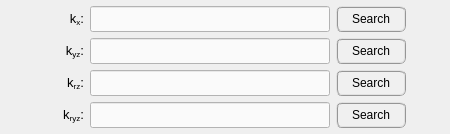
                  <widget class="QWidget" name="tab_table_values">
                   <attribute name="title">
                    <string>Table of values</string>
                   </attribute>
                   <layout class="QGridLayout" name="gridLayout_8">
                    <property name="leftMargin">
                     <number>4</number>
                    </property>
                    <property name="topMargin">
                     <number>6</number>
                    </property>
                    <property name="rightMargin">
                     <number>4</number>
                    </property>
                    <property name="bottomMargin">
                     <number>6</number>
                    </property>
                    <item row="0" column="3">
                     <widget class="QPushButton" name="pushButton_load_table_axial_stiffness">
                      <property name="enabled">
                       <bool>true</bool>
                      </property>
                      <property name="sizePolicy">
                       <sizepolicy hsizetype="Expanding" vsizetype="Fixed">
                        <horstretch>0</horstretch>
                        <verstretch>0</verstretch>
                       </sizepolicy>
                      </property>
                      <property name="minimumSize">
                       <size>
                        <width>70</width>
                        <height>26</height>
                       </size>
                      </property>
                      <property name="maximumSize">
                       <size>
                        <width>70</width>
                        <height>16777215</height>
                       </size>
                      </property>
                      <property name="styleSheet">
                       <string notr="true">QPushButton{border-radius: 6px; border-color: rgb(150, 150, 150); border-style: ridge; border-width: 2px; color: rgb(0, 0, 0); background-color: rgb(240, 240, 240)}
QPushButton:hover{border-radius: 6px; border-color: rgb(0, 170, 255); border-style: ridge; border-width: 2px; color: rgb(0, 0, 0); background-color: rgba(174, 213, 255, 100)}
QPushButton:pressed{border-radius: 6px; border-color: rgb(0, 170, 255); border-style: ridge; border-width: 2px; color: rgb(0, 0, 0); background-color: rgb(174, 213, 255)}
QPushButton:disabled{border-radius: 6px; border-color: rgb(150, 150, 150); border-style: ridge; border-width: 0px; color: rgb(150,150, 150); background-color: rgb(220, 220, 220)}</string>
                      </property>
                      <property name="text">
                       <string>Search</string>
                      </property>
                     </widget>
                    </item>
                    <item row="0" column="2">
                     <widget class="QLineEdit" name="lineEdit_path_table_axial_stiffness">
                      <property name="enabled">
                       <bool>true</bool>
                      </property>
                      <property name="minimumSize">
                       <size>
                        <width>240</width>
                        <height>26</height>
                       </size>
                      </property>
                      <property name="maximumSize">
                       <size>
                        <width>250</width>
                        <height>26</height>
                       </size>
                      </property>
                      <property name="sizeIncrement">
                       <size>
                        <width>0</width>
                        <height>0</height>
                       </size>
                      </property>
                      <property name="font">
                       <font>
                        <pointsize>9</pointsize>
                       </font>
                      </property>
                      <property name="styleSheet">
                       <string notr="true">QLineEdit{color: rgb(0, 0, 0); background-color: rgb(250, 250, 250)}
QLineEdit:disabled{color: rgb(100, 100, 100); background-color: rgb(240, 240, 240)}</string>
                      </property>
                      <property name="alignment">
                       <set>Qt::AlignCenter</set>
                      </property>
                     </widget>
                    </item>
                    <item row="1" column="2">
                     <widget class="QLineEdit" name="lineEdit_path_table_transversal_stiffness">
                      <property name="enabled">
                       <bool>true</bool>
                      </property>
                      <property name="minimumSize">
                       <size>
                        <width>240</width>
                        <height>26</height>
                       </size>
                      </property>
                      <property name="maximumSize">
                       <size>
                        <width>250</width>
                        <height>26</height>
                       </size>
                      </property>
                      <property name="sizeIncrement">
                       <size>
                        <width>0</width>
                        <height>0</height>
                       </size>
                      </property>
                      <property name="font">
                       <font>
                        <pointsize>9</pointsize>
                       </font>
                      </property>
                      <property name="styleSheet">
                       <string notr="true">QLineEdit{color: rgb(0, 0, 0); background-color: rgb(250, 250, 250)}
QLineEdit:disabled{color: rgb(100, 100, 100); background-color: rgb(240, 240, 240)}</string>
                      </property>
                      <property name="alignment">
                       <set>Qt::AlignCenter</set>
                      </property>
                     </widget>
                    </item>
                    <item row="0" column="4">
                     <spacer name="horizontalSpacer_4">
                      <property name="orientation">
                       <enum>Qt::Horizontal</enum>
                      </property>
                      <property name="sizeHint" stdset="0">
                       <size>
                        <width>40</width>
                        <height>20</height>
                       </size>
                      </property>
                     </spacer>
                    </item>
                    <item row="0" column="0">
                     <spacer name="horizontalSpacer_3">
                      <property name="orientation">
                       <enum>Qt::Horizontal</enum>
                      </property>
                      <property name="sizeHint" stdset="0">
                       <size>
                        <width>40</width>
                        <height>20</height>
                       </size>
                      </property>
                     </spacer>
                    </item>
                    <item row="2" column="3">
                     <widget class="QPushButton" name="pushButton_load_table_torsional_stiffness">
                      <property name="enabled">
                       <bool>true</bool>
                      </property>
                      <property name="sizePolicy">
                       <sizepolicy hsizetype="Expanding" vsizetype="Fixed">
                        <horstretch>0</horstretch>
                        <verstretch>0</verstretch>
                       </sizepolicy>
                      </property>
                      <property name="minimumSize">
                       <size>
                        <width>70</width>
                        <height>26</height>
                       </size>
                      </property>
                      <property name="maximumSize">
                       <size>
                        <width>70</width>
                        <height>16777215</height>
                       </size>
                      </property>
                      <property name="styleSheet">
                       <string notr="true">QPushButton{border-radius: 6px; border-color: rgb(150, 150, 150); border-style: ridge; border-width: 2px; color: rgb(0, 0, 0); background-color: rgb(240, 240, 240)}
QPushButton:hover{border-radius: 6px; border-color: rgb(0, 170, 255); border-style: ridge; border-width: 2px; color: rgb(0, 0, 0); background-color: rgba(174, 213, 255, 100)}
QPushButton:pressed{border-radius: 6px; border-color: rgb(0, 170, 255); border-style: ridge; border-width: 2px; color: rgb(0, 0, 0); background-color: rgb(174, 213, 255)}
QPushButton:disabled{border-radius: 6px; border-color: rgb(150, 150, 150); border-style: ridge; border-width: 0px; color: rgb(150,150, 150); background-color: rgb(220, 220, 220)}</string>
                      </property>
                      <property name="text">
                       <string>Search</string>
                      </property>
                     </widget>
                    </item>
                    <item row="3" column="2">
                     <widget class="QLineEdit" name="lineEdit_path_table_angular_stiffness">
                      <property name="enabled">
                       <bool>true</bool>
                      </property>
                      <property name="minimumSize">
                       <size>
                        <width>240</width>
                        <height>26</height>
                       </size>
                      </property>
                      <property name="maximumSize">
                       <size>
                        <width>250</width>
                        <height>26</height>
                       </size>
                      </property>
                      <property name="sizeIncrement">
                       <size>
                        <width>0</width>
                        <height>0</height>
                       </size>
                      </property>
                      <property name="font">
                       <font>
                        <pointsize>9</pointsize>
                       </font>
                      </property>
                      <property name="styleSheet">
                       <string notr="true">QLineEdit{color: rgb(0, 0, 0); background-color: rgb(250, 250, 250)}
QLineEdit:disabled{color: rgb(100, 100, 100); background-color: rgb(240, 240, 240)}</string>
                      </property>
                      <property name="alignment">
                       <set>Qt::AlignCenter</set>
                      </property>
                     </widget>
                    </item>
                    <item row="2" column="2">
                     <widget class="QLineEdit" name="lineEdit_path_table_torsional_stiffness">
                      <property name="enabled">
                       <bool>true</bool>
                      </property>
                      <property name="minimumSize">
                       <size>
                        <width>240</width>
                        <height>26</height>
                       </size>
                      </property>
                      <property name="maximumSize">
                       <size>
                        <width>250</width>
                        <height>26</height>
                       </size>
                      </property>
                      <property name="sizeIncrement">
                       <size>
                        <width>0</width>
                        <height>0</height>
                       </size>
                      </property>
                      <property name="font">
                       <font>
                        <pointsize>9</pointsize>
                       </font>
                      </property>
                      <property name="styleSheet">
                       <string notr="true">QLineEdit{color: rgb(0, 0, 0); background-color: rgb(250, 250, 250)}
QLineEdit:disabled{color: rgb(100, 100, 100); background-color: rgb(240, 240, 240)}</string>
                      </property>
                      <property name="alignment">
                       <set>Qt::AlignCenter</set>
                      </property>
                     </widget>
                    </item>
                    <item row="3" column="3">
                     <widget class="QPushButton" name="pushButton_load_table_angular_stiffness">
                      <property name="enabled">
                       <bool>true</bool>
                      </property>
                      <property name="sizePolicy">
                       <sizepolicy hsizetype="Expanding" vsizetype="Fixed">
                        <horstretch>0</horstretch>
                        <verstretch>0</verstretch>
                       </sizepolicy>
                      </property>
                      <property name="minimumSize">
                       <size>
                        <width>70</width>
                        <height>26</height>
                       </size>
                      </property>
                      <property name="maximumSize">
                       <size>
                        <width>70</width>
                        <height>16777215</height>
                       </size>
                      </property>
                      <property name="styleSheet">
                       <string notr="true">QPushButton{border-radius: 6px; border-color: rgb(150, 150, 150); border-style: ridge; border-width: 2px; color: rgb(0, 0, 0); background-color: rgb(240, 240, 240)}
QPushButton:hover{border-radius: 6px; border-color: rgb(0, 170, 255); border-style: ridge; border-width: 2px; color: rgb(0, 0, 0); background-color: rgba(174, 213, 255, 100)}
QPushButton:pressed{border-radius: 6px; border-color: rgb(0, 170, 255); border-style: ridge; border-width: 2px; color: rgb(0, 0, 0); background-color: rgb(174, 213, 255)}
QPushButton:disabled{border-radius: 6px; border-color: rgb(150, 150, 150); border-style: ridge; border-width: 0px; color: rgb(150,150, 150); background-color: rgb(220, 220, 220)}</string>
                      </property>
                      <property name="text">
                       <string>Search</string>
                      </property>
                     </widget>
                    </item>
                    <item row="0" column="1">
                     <widget class="QLabel" name="label_100">
                      <property name="enabled">
                       <bool>true</bool>
                      </property>
                      <property name="minimumSize">
                       <size>
                        <width>40</width>
                        <height>26</height>
                       </size>
                      </property>
                      <property name="maximumSize">
                       <size>
                        <width>40</width>
                        <height>26</height>
                       </size>
                      </property>
                      <property name="font">
                       <font>
                        <pointsize>10</pointsize>
                       </font>
                      </property>
                      <property name="mouseTracking">
                       <bool>true</bool>
                      </property>
                      <property name="text">
                       <string>&lt;html&gt;&lt;head/&gt;&lt;body&gt;&lt;p align=&quot;right&quot;&gt;&lt;span style=&quot; font-weight:400; font-style:normal;&quot;&gt;k&lt;/span&gt;&lt;span style=&quot; font-weight:400; font-style:normal; vertical-align:sub;&quot;&gt;x&lt;/span&gt;&lt;span style=&quot; font-weight:400; font-style:normal;&quot;&gt;:&lt;/span&gt;&lt;/p&gt;&lt;/body&gt;&lt;/html&gt;</string>
                      </property>
                      <property name="alignment">
                       <set>Qt::AlignCenter</set>
                      </property>
                     </widget>
                    </item>
                    <item row="1" column="3">
                     <widget class="QPushButton" name="pushButton_load_table_transversal_stiffness">
                      <property name="enabled">
                       <bool>true</bool>
                      </property>
                      <property name="sizePolicy">
                       <sizepolicy hsizetype="Expanding" vsizetype="Fixed">
                        <horstretch>0</horstretch>
                        <verstretch>0</verstretch>
                       </sizepolicy>
                      </property>
                      <property name="minimumSize">
                       <size>
                        <width>70</width>
                        <height>26</height>
                       </size>
                      </property>
                      <property name="maximumSize">
                       <size>
                        <width>70</width>
                        <height>16777215</height>
                       </size>
                      </property>
                      <property name="styleSheet">
                       <string notr="true">QPushButton{border-radius: 6px; border-color: rgb(150, 150, 150); border-style: ridge; border-width: 2px; color: rgb(0, 0, 0); background-color: rgb(240, 240, 240)}
QPushButton:hover{border-radius: 6px; border-color: rgb(0, 170, 255); border-style: ridge; border-width: 2px; color: rgb(0, 0, 0); background-color: rgba(174, 213, 255, 100)}
QPushButton:pressed{border-radius: 6px; border-color: rgb(0, 170, 255); border-style: ridge; border-width: 2px; color: rgb(0, 0, 0); background-color: rgb(174, 213, 255)}
QPushButton:disabled{border-radius: 6px; border-color: rgb(150, 150, 150); border-style: ridge; border-width: 0px; color: rgb(150,150, 150); background-color: rgb(220, 220, 220)}</string>
                      </property>
                      <property name="text">
                       <string>Search</string>
                      </property>
                     </widget>
                    </item>
                    <item row="1" column="1">
                     <widget class="QLabel" name="label_104">
                      <property name="enabled">
                       <bool>true</bool>
                      </property>
                      <property name="minimumSize">
                       <size>
                        <width>40</width>
                        <height>26</height>
                       </size>
                      </property>
                      <property name="maximumSize">
                       <size>
                        <width>40</width>
                        <height>26</height>
                       </size>
                      </property>
                      <property name="font">
                       <font>
                        <pointsize>10</pointsize>
                       </font>
                      </property>
                      <property name="mouseTracking">
                       <bool>true</bool>
                      </property>
                      <property name="text">
                       <string>&lt;html&gt;&lt;head/&gt;&lt;body&gt;&lt;p align=&quot;right&quot;&gt;k&lt;span style=&quot; vertical-align:sub;&quot;&gt;yz&lt;/span&gt;:&lt;/p&gt;&lt;/body&gt;&lt;/html&gt;</string>
                      </property>
                      <property name="alignment">
                       <set>Qt::AlignCenter</set>
                      </property>
                     </widget>
                    </item>
                    <item row="2" column="1">
                     <widget class="QLabel" name="label_105">
                      <property name="enabled">
                       <bool>true</bool>
                      </property>
                      <property name="minimumSize">
                       <size>
                        <width>40</width>
                        <height>26</height>
                       </size>
                      </property>
                      <property name="maximumSize">
                       <size>
                        <width>40</width>
                        <height>26</height>
                       </size>
                      </property>
                      <property name="font">
                       <font>
                        <pointsize>10</pointsize>
                       </font>
                      </property>
                      <property name="mouseTracking">
                       <bool>true</bool>
                      </property>
                      <property name="text">
                       <string>&lt;html&gt;&lt;head/&gt;&lt;body&gt;&lt;p align=&quot;right&quot;&gt;k&lt;span style=&quot; vertical-align:sub;&quot;&gt;rz&lt;/span&gt;:&lt;/p&gt;&lt;/body&gt;&lt;/html&gt;</string>
                      </property>
                      <property name="alignment">
                       <set>Qt::AlignCenter</set>
                      </property>
                     </widget>
                    </item>
                    <item row="3" column="1">
                     <widget class="QLabel" name="label_106">
                      <property name="enabled">
                       <bool>true</bool>
                      </property>
                      <property name="minimumSize">
                       <size>
                        <width>40</width>
                        <height>26</height>
                       </size>
                      </property>
                      <property name="maximumSize">
                       <size>
                        <width>40</width>
                        <height>26</height>
                       </size>
                      </property>
                      <property name="font">
                       <font>
                        <pointsize>10</pointsize>
                       </font>
                      </property>
                      <property name="mouseTracking">
                       <bool>true</bool>
                      </property>
                      <property name="text">
                       <string>&lt;html&gt;&lt;head/&gt;&lt;body&gt;&lt;p align=&quot;right&quot;&gt;k&lt;span style=&quot; vertical-align:sub;&quot;&gt;ryz&lt;/span&gt;:&lt;/p&gt;&lt;/body&gt;&lt;/html&gt;</string>
                      </property>
                      <property name="alignment">
                       <set>Qt::AlignCenter</set>
                      </property>
                     </widget>
                    </item>
                   </layout>
                  </widget>
